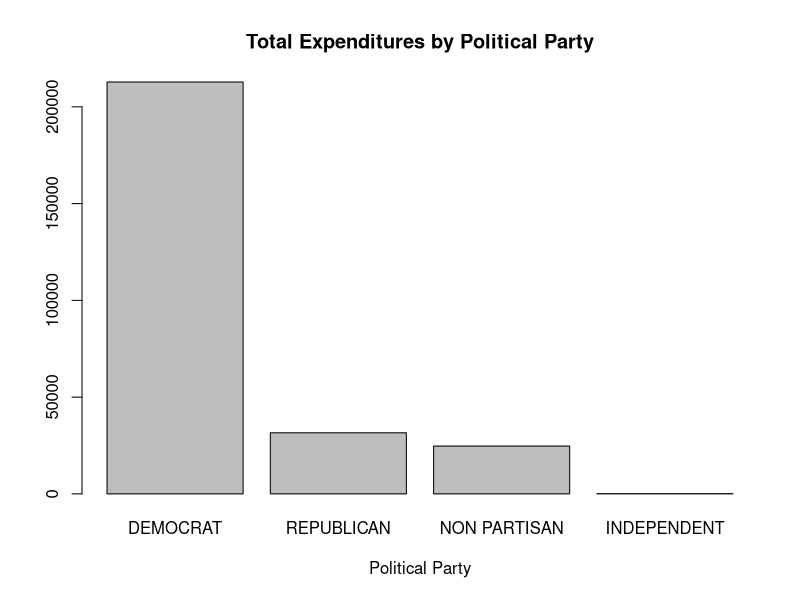
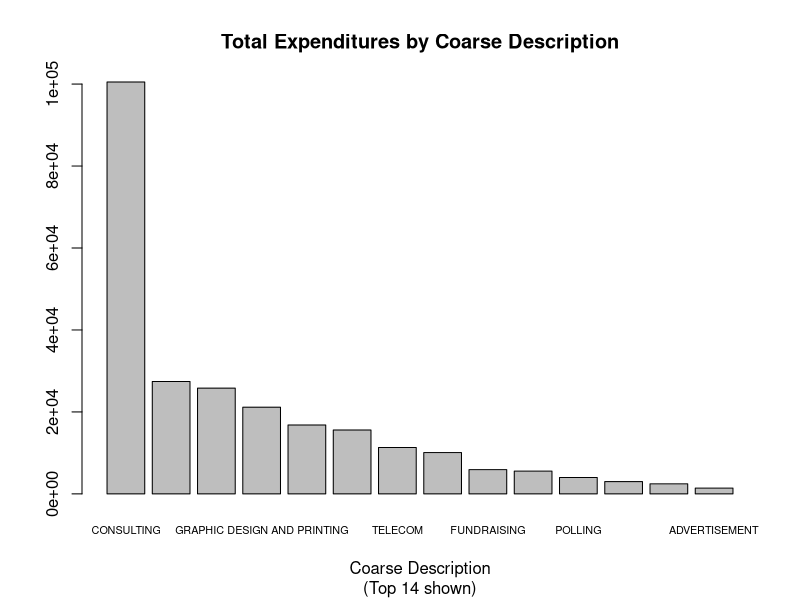
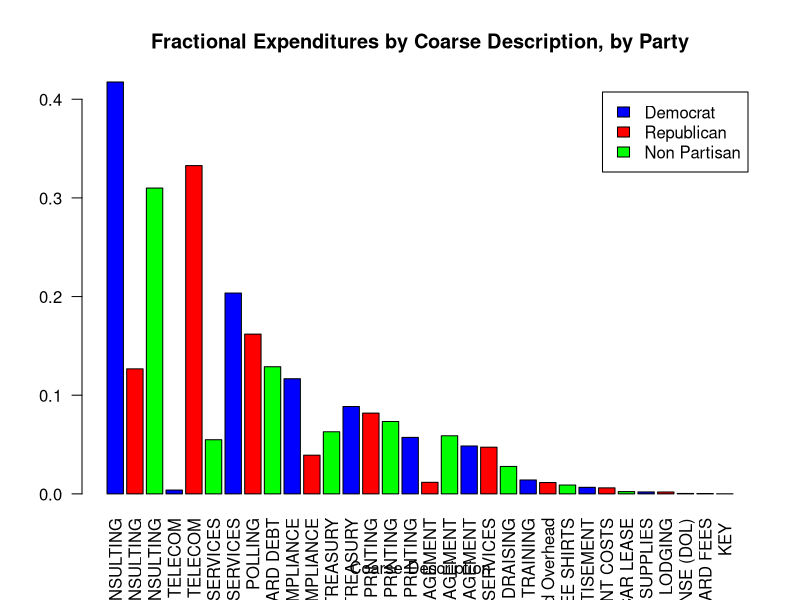
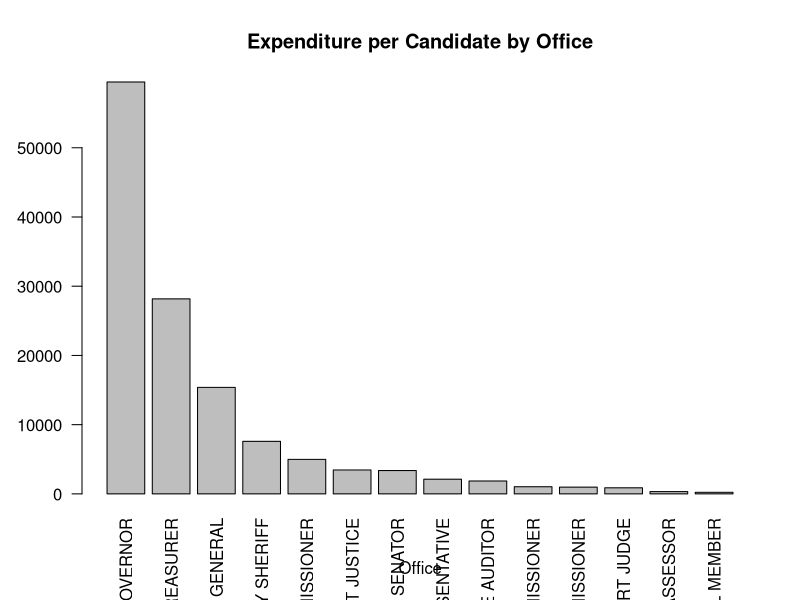
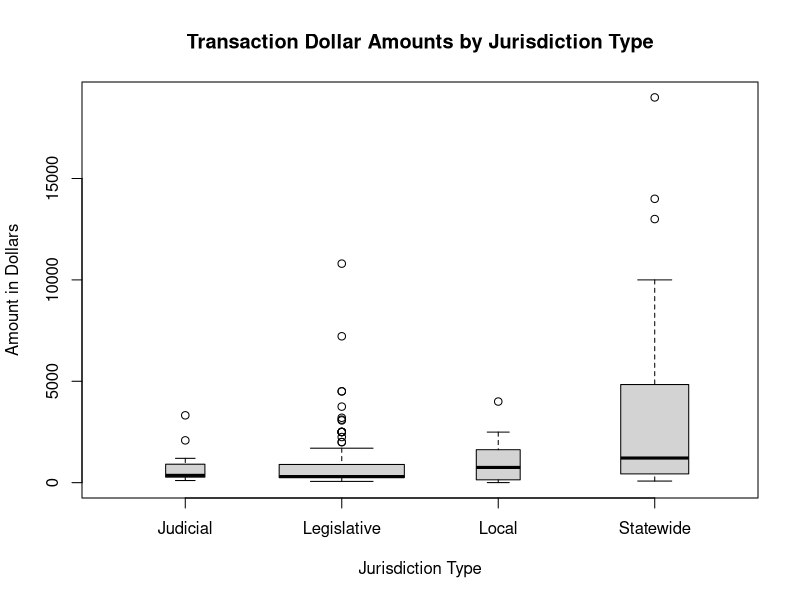
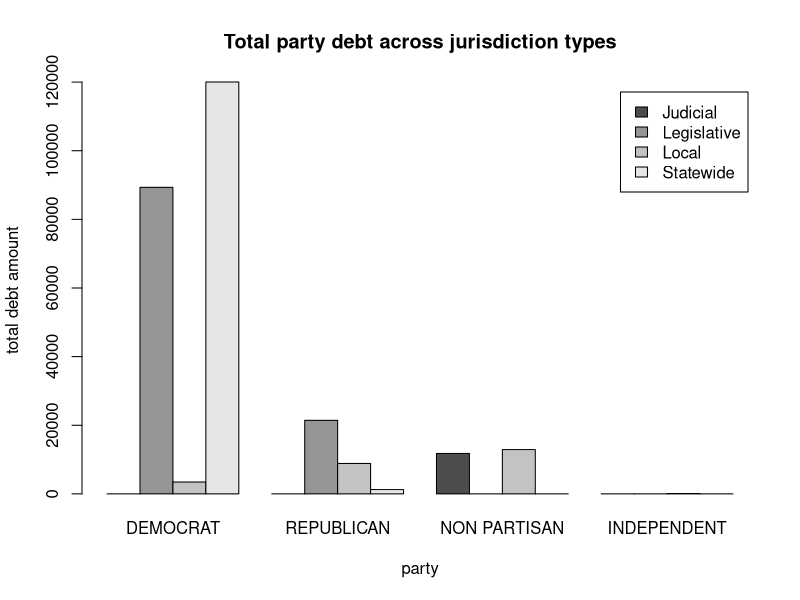

These charts were generated, in order, by the following R code:
## ---- chunk 1
knitr::opts_chunk$set(echo = TRUE)
## ---- chunk 2
DebtRaw = read.csv("../dataset/CandidateDebt.csv", na.strings='#N/A')
## ---- chunk 3
str(DebtRaw[1:4,])
## ---- chunk 4
DebtShifted = DebtRaw
colnames(DebtShifted) <- c(colnames(DebtRaw)[1:9],
                           'DUMMY',
                           colnames(DebtRaw)[10:(ncol(DebtRaw)-1)])
str(DebtShifted[1:4,])
## ---- chunk 5
# Split off left table
DebtLeft = DebtShifted[, seq(9)]

# Split off right table
DebtRight = DebtShifted[, seq(10, ncol(DebtRaw))]

# Rename DUMMY to office
colnames(DebtRight)[[1]] <- "office"

# Keep cases with at least one non-NA entry
DebtRightValid <- DebtRight[rowSums(!is.na(DebtRight)) > 0,]

# Drop duplicates
Debt <- unique(DebtRightValid)
## ---- chunk 6

# sum amount by party
amountbyparty <-aggregate(Debt['amount'], by=list(party=Debt$party), FUN=sum)

#format method, which is necessary for formating in a data.frame   
format.money  <- function(x, ...) {
  paste0("$", formatC(as.numeric(x), format="f", digits=2, big.mark=","))
}
class(amountbyparty$amount) <- c("money",class(amountbyparty$amount))


# sort the list descending, create pareto
amountbyparty <- amountbyparty[order(amountbyparty$amount, decreasing=TRUE),]

# bar plot tutorial https://www.statmethods.net/graphs/bar.html
barplot(amountbyparty$amount, main="Total Expenditures by Political Party", 
  	xlab="Political Party",
  	names.arg=amountbyparty$party,
  	cex.names=1)

## ---- chunk 7
desc_to_coarsedesc = read.csv("../dataset/description_to_coarsedescription.csv", na.strings='#N/A')
# we need to merge coarsedescription into Debt by description
Debt2=merge(Debt,desc_to_coarsedesc[c('description','coarsedescription')])

# Put 0 for position when there is no value
Debt2$position[is.na(Debt2$position)] <- 0
Debt2$legislativedistrict[is.na(Debt2$legislativedistrict)] <- 0

# sum amount by coarsedescription
amountbycoarsedesc <-aggregate(Debt2['amount'], by=list(coarsedescription=Debt2$coarsedescription), FUN=sum)

#format method, which is necessary for formating in a data.frame   
format.money  <- function(x, ...) {
  paste0("$", formatC(as.numeric(x), format="f", digits=2, big.mark=","))
}
class(amountbycoarsedesc$amount) <- c("money",class(amountbycoarsedesc$amount))


# sort the list descending, create pareto
amountbycoarsedesc <- amountbycoarsedesc[order(amountbycoarsedesc$amount, decreasing=TRUE),]
#print(amountbycoarsedesc)

nbars=14
topn=amountbycoarsedesc[1:nbars,]
?barplot
# bar plot tutorial https://www.statmethods.net/graphs/bar.html
barplot(topn$amount, main="Total Expenditures by Coarse Description",
        sub=paste(c("(Top", nbars, "shown)"), collapse = " "),
  	xlab="Coarse Description",
  	names.arg=topn$coarsedescription,
  	cex.names=0.65)

# Maybe I should make a function for bar charts, since I will be making many of them.

## ---- chunk 8

# Rename "subject" column to "N"
names(amountbyparty)[names(amountbyparty)=="amount"] <- "totalamountbyparty"

#rollup debt2 by coarsedesc and party
expense_by_coarsedesc_by_party <-aggregate(Debt2['amount'],                                         by=list(coarsedescription=Debt2$coarsedescription, party=Debt2$party), FUN=sum)


#merge totalamount into expense_by_coarsedesc_by_party
frac_by_coarsedesc_by_party <- merge(expense_by_coarsedesc_by_party,amountbyparty)
# compute fraction
frac_by_coarsedesc_by_party$fractionofpartytotal <- frac_by_coarsedesc_by_party$amount / frac_by_coarsedesc_by_party$totalamountbyparty

# drop independents
frac_by_coarsedesc_by_party <- frac_by_coarsedesc_by_party[frac_by_coarsedesc_by_party$party != "INDEPENDENT", ]

# get max frac by coarsedescription (across parties)
maxfrac_by_coarsedesc <-aggregate(frac_by_coarsedesc_by_party['fractionofpartytotal'],
                                           by=list(coarsedescription=frac_by_coarsedesc_by_party$coarsedescription), FUN=max)

# Rename "fractionofpartytotal" column to "maxfracofpartytotal"
names(maxfrac_by_coarsedesc)[names(maxfrac_by_coarsedesc)=="fractionofpartytotal"] <- "maxfracofpartytotal"

#merge maxfrac into frac_by_coarsedesc_by_party
frac_by_coarsedesc_by_party2=merge(frac_by_coarsedesc_by_party,maxfrac_by_coarsedesc)


# assign part number to put nonpartisan last
frac_by_coarsedesc_by_party2$partynumber<-ifelse(frac_by_coarsedesc_by_party2$party=="DEMOCRAT",1,
		ifelse(frac_by_coarsedesc_by_party2$party=="REPUBLICAN",2,3
		))

#Now, sort the df by maxfracofpartytotal desc, then by partynumber
frac_by_coarsedesc_by_party2 <- frac_by_coarsedesc_by_party2[order(-frac_by_coarsedesc_by_party2$maxfracofpartytotal,
                                                                   frac_by_coarsedesc_by_party2$partynumber),]

# Now we can finally make a grouped pareto!
frac_by_coarsedesc_by_party2$barlabels <- ""
frac_by_coarsedesc_by_party2$barlabels <- frac_by_coarsedesc_by_party2$barlabels <-

  
# Trick Make labels which are non blank only when row mod 3 =2
x<-1:nrow(frac_by_coarsedesc_by_party2)
y <- x%%3==2

cd=frac_by_coarsedesc_by_party2$coarsedescription
frac_by_coarsedesc_by_party2$barlabels <- with(frac_by_coarsedesc_by_party2, ifelse(y,cd,"" ) )

cd <- frac_by_coarsedesc_by_party2$coarsedescription
frac_by_coarsedesc_by_party2$barlabels <- ifelse(y,frac_by_coarsedesc_by_party2$coarsedescription,"" )


# now make a sidebyside bar chart
barplot(frac_by_coarsedesc_by_party2$fractionofpartytotal, main="Fractional Expenditures by Coarse Description, by Party",
        xlab="Coarse Description", col=c("blue","red","green"),
        legend = c("Democrat","Republican","Non Partisan"), beside=TRUE, names.arg=frac_by_coarsedesc_by_party2$coarsedescription, las=2)

## ---- chunk 9
# get sum of amount by DUMMY
#sumbyoffice <- aggregate(Debt2['amount'],
#by=list(office=Debt2$DUMMY), FUN=sum)

# get sum(amount) and n rows by unique value of DUMMY, legislativedistrict, position, and party,
# and jurisdictiontype (in case I summarize by that later).
sumbycand <- aggregate(Debt2['amount'],
by=list(office=Debt2$office, legislativedistrict=Debt2$legislativedistrict, position=Debt2$position, party=Debt2$party, jurisdictiontype=Debt2$jurisdictiontype), FUN=sum)


# now sum the amounts in sumbycand and count rows by office
sumbyoffice <- aggregate(sumbycand['amount'], by=list(office=sumbycand$office), FUN=sum)
countbyoffice <- aggregate(sumbycand['position'], by=list(office=sumbycand$office), FUN=length)

# Rename cols
names(sumbyoffice)[names(sumbyoffice)=="amount"] <- "totalamount"
names(countbyoffice)[names(countbyoffice)=="position"] <- "ncandidates"

# merge the sum and count data
amountperjob <- merge(sumbyoffice,countbyoffice)
amountperjob$mean_amount <- amountperjob$totalamount / amountperjob$ncandidates

# sort by mean_amount desc
# sort the list descending, create pareto
amountperjob <- amountperjob[order(amountperjob$mean_amount, decreasing=TRUE),]

# bar plot tutorial https://www.statmethods.net/graphs/bar.html
barplot(amountperjob$mean_amount, main="Expenditure per Candidate by Office", 
  	xlab="Office",
  	names.arg=amountperjob$office,
  	cex.names=1, las=2)


## ---- chunk 10

?boxplot
# Expenditure amounts by jurisdictiontype
boxplot(amount~jurisdictiontype,data=Debt2, main="Transaction Dollar Amounts by Jurisdiction Type", 
  	xlab="Jurisdiction Type", ylab="Amount in Dollars", varwidth=T)

## ---- chunk 11
# Time component

## ---- chunk 12
# Time component

# Copy Debt2 to Debt3
Debt3 <- Debt2

# Create dummy variable, TREASURY
Debt3$Treasury<-ifelse(Debt3$coarsedescription=="TREASURY",1,0)


" HERE I AM END OF EVENING 24MAY2018.  I would like to 
know how to perform multiple aggregations on multiple variables in R.

I have thrudate, amount, and Treasury.  I need sum, count, and mean of amount and mean of Treasury by thrudate

"

# Now get sum, count, and mean of amount and mean of Treasury by thrudate
#timestats=aggregate(Debt3$amount, function(x) {
# c(sum=sum(x), count=length(x), mean=mean(x))}, by=list(thrudate=Debt3$thrudate))

#timestats <- aggregate(. ~thrudate, data = Debt3[c("thrudate", "amount")], FUN = function(x) c(sm=sum(x), ave = #mean(x), n = length(x) ) )



# sum amount by party
#amountbyparty <-aggregate(Debt['amount'], by=list(party=Debt$party), FUN=sum)




#merge(aggregate(z~y, data[data$x==1,], function(x) {
# c(mean=mean(x, na.rm=TRUE), quantile(x, na.rm=TRUE))
#}), list(y=unique(data$y)), all=TRUE)

#plot(duration, waiting,            # plot the variables 
#+   xlab="Eruption duration",        # x−axis label 
#+   ylab="Time waited")              # y−axis label

## ---- chunk 13
party_jurtype_sum <- aggregate(Debt['amount'],
                                  by=list(party=Debt$party,
                                          jurisdictiontype=Debt$jurisdictiontype),
                                  FUN=sum)

# Order by total spending
xtab_sum <- xtabs(amount ~ jurisdictiontype + party, data=party_jurtype_sum)
xtab_sum <- xtab_sum[,order(colSums(xtab_sum), decreasing = TRUE)]

xtab_sum_mat <- data.matrix(xtab_sum)
barplot(xtab_sum_mat,
        beside = TRUE,
        legend.text = rownames(xtab_sum_mat),
        main = "Total party debt across jurisdiction types",
        xlab = "party",
        ylab = "total debt amount")
